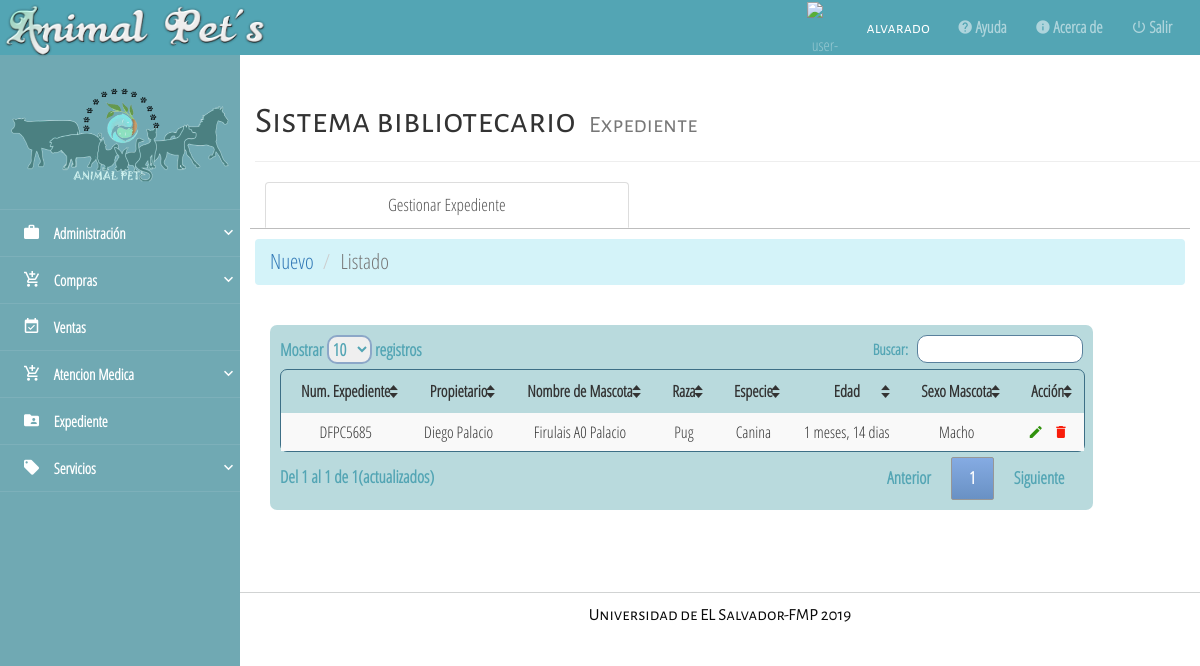
Page /from/listaexpediente.php (signed in) on the committed database.
### tables this page shows
CREATE TABLE `propietario` (
  `id_propietario` int(20) NOT NULL,
  `nombres` varchar(50) NOT NULL,
  `apellidos` varchar(50) NOT NULL,
  `sexo` varchar(15) NOT NULL,
  `direccion` varchar(500) NOT NULL,
  `telefono` varchar(15) NOT NULL
);

CREATE TABLE `mascotas` (
  `id_mascota` varchar(15) NOT NULL,
  `nombre` varchar(50) NOT NULL,
  `alias` varchar(5) NOT NULL,
  `sexo` varchar(7) NOT NULL,
  `fechanac` date NOT NULL,
  `estado` tinyint(1) NOT NULL,
  `id_raza` int(15) NOT NULL,
  `id_propietario` int(15) NOT NULL
);

CREATE TABLE `raza` (
  `id_raza` int(20) NOT NULL,
  `nombre` varchar(50) NOT NULL,
  `id_especie` int(15) NOT NULL
);

CREATE TABLE `especies` (
  `id_especie` int(20) NOT NULL,
  `nombre` varchar(50) NOT NULL
);

### metodosAjax/filtrarfecha.php (called while the page is built, shortened)
<?php
function tiempo_transcurrido($fecha_nacimiento, $fecha_control)
{
   $fecha_actual = $fecha_control;
   $array_nacimiento = explode ( "-", $fecha_nacimiento );
   $array_actual = explode ( "-", $fecha_actual );
   $anos =  $array_actual[2] - $array_nacimiento[2];
   $meses = $array_actual[1] - $array_nacimiento[1];
   $dias =  $array_actual[0] - $array_nacimiento[0];
   $tiempo[0] = $anos;
   $tiempo[1] = $meses;
   $tiempo[2] = $dias;
   return $tiempo;
}
?>

### from/listaexpediente.php (the view, shortened to what this page needs)
<!DOCTYPE html>
<html lang="es">
<head>
    <link rel="stylesheet" href="../assets/css/material-design-iconic-font.min.css">
    <link rel="stylesheet" href="../assets/css/normalize.css">
    <link rel="stylesheet" href="../assets/css/bootstrap.min.css">
    <link rel="stylesheet" href="../assets/css/jquery.mCustomScrollbar.css">
    <link rel="stylesheet" href="../assets/css/style.css">
    <link rel="stylesheet" href="../assets/datatable/css/jquery.dataTables.min.css">
    <link rel="stylesheet" href="../assets/datatable/css/responsive.dataTables.min.css">
    <link rel="stylesheet" href="../assets/css/sweet-alert.css">
    <link rel="stylesheet" href="../assets/css/sweetalert2.min.css">
</head>
<body>
    <?php
    include "../from/menu.php"
    ?>
        <div class="content-page-container full-reset custom-scroll-containers">
            <div class="container">
                <div class="page-header">
                    <h1 class="all-tittles">Sistema bibliotecario <small>&nbsp;&nbsp;Expediente</small></h1>
                </div>
            </div>
            <div class="container-fluid" style="border-bottom: 1px solid #00000042;margin-right: 1%;margin-left: 1%;">
                <ul class="nav nav-tabs nav-justified" style="font-size: 17px;width: 40%;">
                    <li role="presentation" class="active"><a href="expediente.php">Gestionar Expediente</a></li>
                </ul>
            </div>
            <div class="container-fluid" style="margin: 10px 0;">
                <div class="row">
                    <div class="col-xs-12 lead">
                        <ol class="breadcrumb">
                            <li><a href="expediente.php">Nuevo</a></li>
                            <li class="active">Listado</li>
                        </ol>
                    </div>
                </div>
            </div>
            <div class="container-fluid">
                <div class="col-sm-11">
                    <div class="div-table">
                        <table id="miTabla" class="display responsive nowrap" style="width:100%">
                            <thead>
                                <tr>
                                    <th>Num. Expediente</th>
                                    <th>Propietario</th>
                                    <th>Nombre de Mascota</th>
                                    <th>Raza</th>
                                    <th>Especie</th>
                                    <th>Edad</th>
                                    <th>Sexo Mascota</th>
                                    <th>Acción</th>
                                </tr>
                            </thead>
                            <tbody>
                                <?php
                            include "../config/conexion.php";
                            include"../metodosAjax/filtrarfecha.php";
                            $result=$conexion->query("SELECT
                                mascotas.id_mascota as expediente,
                                propietario.nombres as nombre,
                                propietario.apellidos as apellido,
                                mascotas.nombre as mascota,
                                mascotas.alias as alias,
                                raza.nombre as raza,
                                especies.nombre as especie,
                                mascotas.fechanac as edad,
                                mascotas.sexo as sexo
                                FROM
                                propietario
                                INNER JOIN mascotas ON mascotas.id_propietario = propietario.id_propietario
                                INNER JOIN raza ON mascotas.id_raza = raza.id_raza
                                INNER JOIN especies ON raza.id_especie = especies.id_especie");
                            if($result){
                                while($fila = $result->fetch_object()){ ?>
                                    <tr>
                                        <td>
                                            <?php echo $fila->expediente ?>
                                        </td>
                                        <td>
                                            <?php echo $fila->nombre." ".$fila->apellido?>
                                        </td>
                                        <td>
                                            <?php
                                $cadena=explode(' ',trim($fila->mascota));
                                echo $cadena[0]." ".$fila->alias." ".$cadena[1]
                                ?>
                                        </td>
                                        <td>
                                            <?php echo $fila->raza?>
                                        </td>
                                        <td>
                                            <?php echo $fila->especie?>
                                        </td>
                                        <td>
                                            <?php
                                $tiempo = tiempo_transcurrido(date("d-m-Y", strtotime($fila->edad)), date("d-m-Y"));
                                if($tiempo[0]==0){
                                    $anio="";
                                }
                                if($tiempo[1]!=0){
                                    $meses="$tiempo[1] meses, ";
                                }
                                if($tiempo[2]!=0){
                                    $dias="$tiempo[2] dias";
                                }
                                echo $anio.$meses.$dias;
                                ?>
                                        </td>
                                        <td>
                                            <?php echo $fila->sexo?>
                                        </td>
                                        <td>
                                            <a href="#" data-toggle="modal" data-target="#modificarExpe" class="material-control tooltips-general" required="" maxlength="50" data-toggle="tooltip" data-placement="top" title="Editar" onclick="editarE(<?php echo " '".$fila->expediente."' "?>)">
                                                <i class="zmdi zmdi-edit" style="color: #31920D;">
                                        </i>
                                            </a>
                                            <a href="#" class="material-control tooltips-general" required="" maxlength="50" data-toggle="tooltip" data-placement="top" title="Eliminar" onclick="eliminar(<?php echo " '".$fila->expediente."' "?>)">
                                                <i class="zmdi zmdi-delete" style="color: #F91D0B;"></i>
                                            </a>
                                        </td>
                                    </tr>
                                    <?php
        }
}
?>
                            </tbody>
                        </table>
                    </div>
                </div>
            </div>
            <footer class="footer full-reset">
                <div class="footer-copyright full-reset all-tittles">
                    <center>Universidad de EL Salvador-FMP 2019</center>
                </div>
            </footer>
</body>
</html>

### assets/css/style.css (style rules this page uses)
html, body { height: 100%; margin: 0; padding: 0; width: 100%; font-size: 16px; font-family: "Parrafos" !important; background-color: #fff; }
.all-tittles { font-family: "Titulos" !important; }
.full-reset { margin: 0; padding: 0; width: 100%; }
.div-table { display: table !important; width: 100%; margin: 20px 0; padding: 0; background-color: #b9dadd; height: auto !important; border-radius: 7px 7px 7px 7px; -moz-border-radius: 7px 7px 7px 7px; -webkit-border-radius: 7px 7px 7px 7px; border: 0px solid #000000; }
.content-page-container { height: 100%; position: absolute; top: 0; right: 0; z-index: 1; width: 80%; background-color: #fff; }
.footer { background-color: #BFC1C1B5; height: auto; color: #fff; padding-top: 1px; margin-top: 30px; }
.footer-copyright { height: 45px; line-height: 45px; color: #090909; text-align: center; font-size: 17px; background-color: #FFF; }

### rows in the picture
propietario: mascotas.id_mascota "DFPC5685", nombres "Diego", apellidos "Palacio", mascotas.nombre "Firulais", mascotas.alias "A0", mascotas.nombre "Palacio", raza.nombre "Pug", especies.nombre "Canina", mascotas.fechanac "1 meses,", mascotas.fechanac "14 dias", mascotas.sexo "Macho"

### other values in the picture
$nombres "alvarado"
